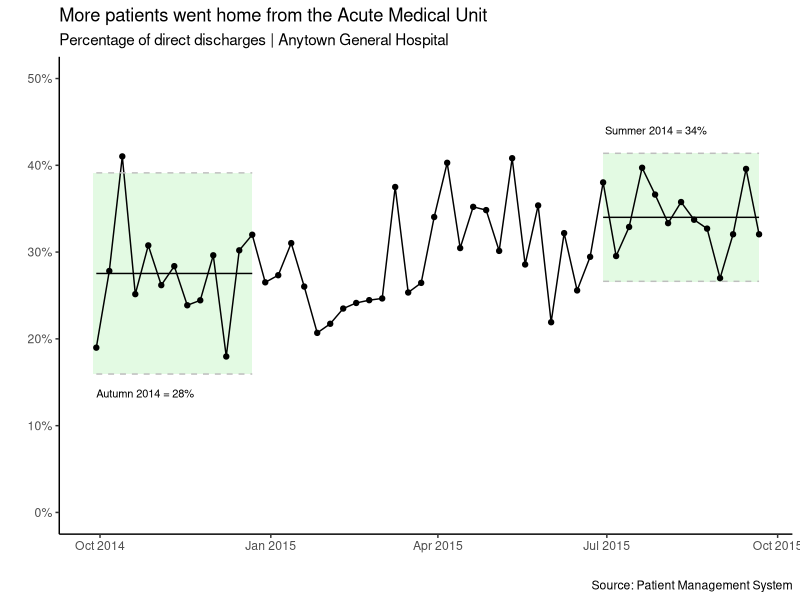

Source code (R):

# Draw an annotated chart of the weekly AMU in-reach data -----------------


# Step 0 - load the packages ----------------------------------------------

library(tidyverse)
library(readxl)
library(scales)


# Step 1 - import the data ------------------------------------------------

df_01 <-
  read_xlsx("data/inreach_weekly_data.xlsx")


# Step 2 - calculate the weekly percentages -------------------------------

df_01a <-
  df_01 |> 
  mutate(weekly_percentage = discharged_home / total)


# Step 3 - calculate the constants ----------------------------------------

mean_autumn_2014 <-
  df_01a |> 
  filter(discharge_week <= '2014-12-22') |> 
  summarize(mean_autumn_2014 = sum(discharged_home) / sum(total))

sd_autumn_2014 <-
  df_01a |> 
  filter(discharge_week <= '2014-12-22') |> 
  summarize(sd_autumn_24 = sd(weekly_percentage))

lcl_autumn_2014 <-
  mean_autumn_2014 - (1.96 * sd_autumn_2014)

ucl_autumn_2014 <-
  mean_autumn_2014 + (1.96 * sd_autumn_2014)

mean_summer_2015 <-
  df_01a |> 
  filter(discharge_week >= '2015-06-29') |> 
  summarize(mean_summer_2015 = sum(discharged_home) / sum(total))

sd_summer_2015 <-
  df_01a |> 
  filter(discharge_week >= '2015-06-29') |> 
  summarize(sd_summer_2015 = sd(weekly_percentage))

lcl_summer_2015 <-
  mean_summer_2015 - (1.96 * sd_summer_2015)

ucl_summer_2015 <-
  mean_summer_2015 + (1.96 * sd_summer_2015)


# Step 4 - add the constants to the dataframe -----------------------------

df_01b <-
  df_01a |> 
  mutate(first_mean = if_else(discharge_week <= '2014-12-22',
                              mean_autumn_2014,
                              NA)) |> 
  mutate(first_lcl = if_else(discharge_week <= '2014-12-22',
                              lcl_autumn_2014,
                              NA)) |> 
  mutate(first_ucl = if_else(discharge_week <= '2014-12-22',
                              ucl_autumn_2014,
                              NA)) |> 
  mutate(second_mean = if_else(discharge_week >= '2015-06-29',
                              mean_summer_2015,
                              NA)) |> 
  mutate(second_lcl = if_else(discharge_week >= '2015-06-29',
                             lcl_summer_2015,
                             NA)) |> 
  mutate(second_ucl = if_else(discharge_week >= '2015-06-29',
                             ucl_summer_2015,
                             NA))


# Step 5 - draw the chart -------------------------------------------------

ggplot(data = df_01b) +
  annotate("rect", 
           xmin = as.POSIXct('2014-09-27'), 
           xmax = as.POSIXct('2014-12-22'), 
           ymin = 0.159, 
           ymax = 0.391,
           fill = "lightgreen",
           alpha = 0.25) +
  annotate("rect", 
           xmin = as.POSIXct('2015-06-29'), 
           xmax = as.POSIXct('2015-09-21'), 
           ymin = 0.266, 
           ymax = 0.414,
           fill = "lightgreen",
           alpha = 0.25) +
  aes(x = discharge_week) +
  geom_line(aes(y = weekly_percentage)) +
  geom_point(aes(y = weekly_percentage)) +
  geom_line(aes(y = first_mean$mean_autumn_2014)) +
  geom_line(aes(y = first_lcl$mean_autumn_2014),
            linetype = "dashed",
            colour = "grey") +
  geom_line(aes(y = first_ucl$mean_autumn_2014),
            linetype = "dashed",
            colour = "grey") +
  geom_line(aes(y = second_mean$mean_summer_2015)) +
  geom_line(aes(y = second_lcl$mean_summer_2015),
            linetype = "dashed",
            colour = "grey") +
  geom_line(aes(y = second_ucl$mean_summer_2015),
            linetype = "dashed",
            colour = "grey") +
  annotate("text", 
           x = as.POSIXct('2014-09-29'),
           y = 0.137, 
           label = "Autumn 2014 = 28%",
           size = 2.8,
           hjust = 0) +
  annotate("text", 
           x = as.POSIXct('2015-06-30'),
           y = 0.44, 
           label = "Summer 2014 = 34%",
           size = 2.8,
           hjust = 0) +
  scale_y_continuous(limits = c(0, 0.5),
                     breaks = seq(0, 0.5, 0.1),
                     labels = percent) +
  labs(title = "More patients went home from the Acute Medical Unit",
       subtitle = "Percentage of direct discharges | Anytown General Hospital",
       x = "",
       y = "",
       caption = "Source: Patient Management System") +
  theme_classic()
  
